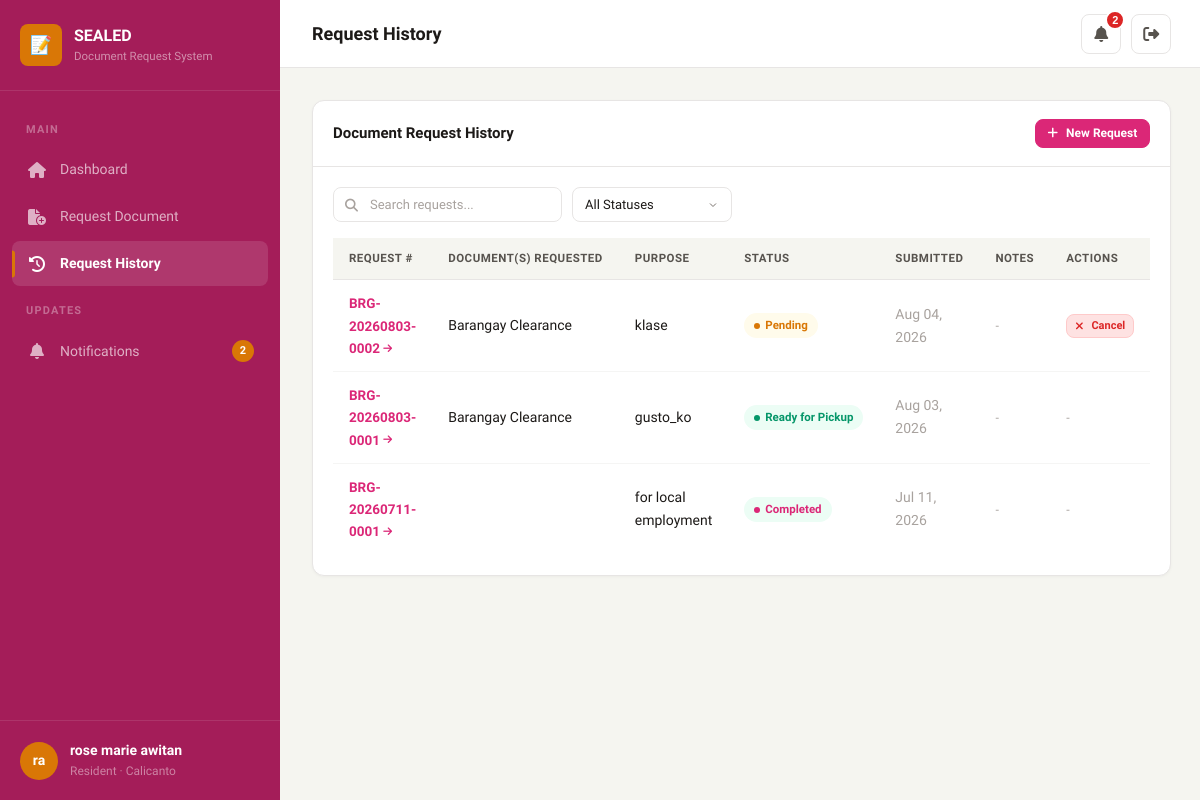
The page /resident/history/ (signed in) on the database as committed earlier.
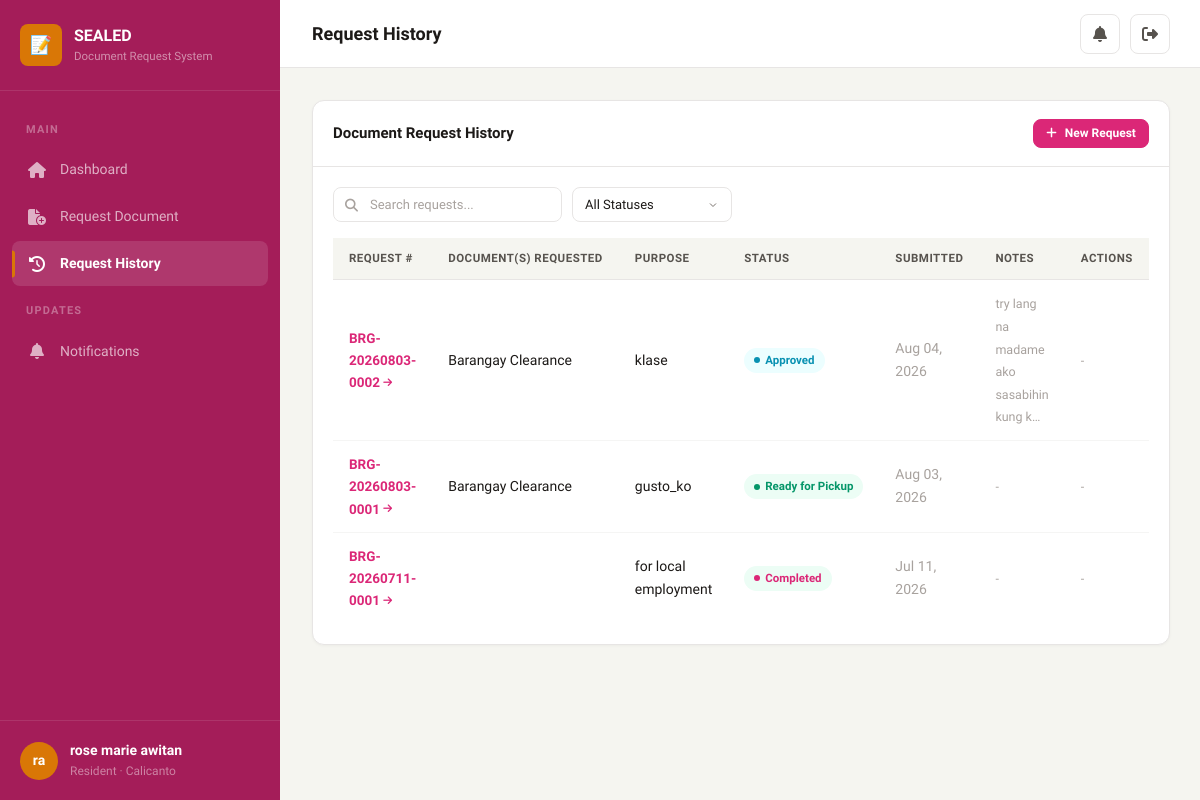
The same page on the database as committed later.
### brgy/models.py (models this page shows, shortened)
class DocumentRequest(models.Model):
    class Status(models.TextChoices):
        PENDING = 'pending', 'Pending'
        APPROVED = 'approved', 'Approved'
        READY_FOR_PICKUP = 'ready_for_pickup', 'Ready for Pickup'
        COMPLETED = 'completed', 'Completed'
        REJECTED = 'rejected', 'Rejected'
    id = models.UUIDField(primary_key=True, default=uuid.uuid4, editable=False)
    request_number = models.CharField(max_length=30, unique=True, editable=False)
    resident = models.ForeignKey(CustomUser, on_delete=models.CASCADE, related_name='requests')
    verification_code = models.CharField(max_length=20, unique=True, blank=True, null=True)
    contact_number = models.CharField(max_length=20, blank=True, null=True)
    pickup_date = models.DateField(null=True, blank=True)
    purpose = models.TextField()
    status = models.CharField(max_length=20, choices=Status.choices, default=Status.PENDING)
    staff_notes = models.TextField(blank=True)
    rejection_reason = models.TextField(blank=True)
    processed_by = models.ForeignKey(
        CustomUser, on_delete=models.SET_NULL, null=True, blank=True, related_name='processed_requests'
    )
    created_at = models.DateTimeField(auto_now_add=True)
    updated_at = models.DateTimeField(auto_now=True)
    completed_at = models.DateTimeField(null=True, blank=True)
    approved_at = models.DateTimeField(null=True, blank=True)
    ready_at = models.DateTimeField(null=True, blank=True)
    class Meta:
        ordering = ['-created_at']
    @property
    def status_color(self):
        colors = {
            'pending': 'warning',
            'approved': 'info',
            'ready_for_pickup': 'success',
            'completed': 'primary',
            'rejected': 'danger',
        }
        return colors.get(self.status, 'muted')

### brgy/views.py (the view)
# urls.py: path('resident/history/', views.request_history, name='request_history'),
@login_required
@role_required('resident')
def request_history(request):
    user = request.user
    if not user.is_verified_resident:
        return redirect('resident_dashboard')
    reqs = DocumentRequest.objects.filter(resident=user)
    status_filter = request.GET.get('status', '')
    if status_filter:
        reqs = reqs.filter(status=status_filter)
    paginator = Paginator(reqs, 10)
    page_number = request.GET.get('page', 1)
    page_obj = paginator.get_page(page_number)
    return render(request, 'brgy/resident/request_history.html', {
        'page_obj': page_obj,
        'status_filter': status_filter,
        'status_choices': DocumentRequest.Status.choices,
    })

### brgy/context_processors.py (called while the page is built)
def brgy_context(request):
    context = {}
    if request.user.is_authenticated:
        unread_count = Notification.objects.filter(user=request.user, is_read=False).count()
        recent_notifications = Notification.objects.filter(user=request.user)[:5]
        context['unread_notification_count'] = unread_count
        context['recent_notifications'] = recent_notifications
    return context

### brgy/models.py (called while the page is built)
    @property
    def is_verified_resident(self):
        return self.role == 'resident' and self.verification_status == 'approved'

    @property
    def display_name(self):
        return self.get_full_name() or self.username

### brgy/views.py (called while the page is built)
def role_required(*roles):
    def decorator(view_func):
        @wraps(view_func)
        def wrapper(request, *args, **kwargs):
            if not request.user.is_authenticated:
                return redirect('login')
            if request.user.role not in roles:
                messages.error(request, 'You do not have permission to access that page.')
                return redirect('dashboard')
            return view_func(request, *args, **kwargs)
        return wrapper
    return decorator

### brgy/templates/brgy/resident/request_history.html (shortened to what the changed rows need)
{% extends 'brgy/base.html' %}
{% block page_title %}Request History{% endblock %}
{% block content %}
<div class="card">
    <div class="card-body">
        {% if page_obj %}
        <div class="table-wrapper">
            <table class="table">
                <thead>
                    <tr>
                        <th>Request #</th>
                        <th>Document(s) Requested</th>
                        <th>Purpose</th>
                        <th>Status</th>
                        <th>Submitted</th>
                        <th>Notes</th>
                        <th>Actions</th>
                    </tr>
                </thead>
                <tbody>
                    {% for req in page_obj %}
                    <tr>
                        <td class="fw-600">
    <a href="{% url 'track_request' req.pk %}" style="color: var(--primary); text-decoration: none;">
        {{ req.request_number }}
    </a>
</td>
                        <td>
                            {% for item in req.items.all %}
                                <span class="text-sm">{{ item.document_type.name }}</span><br>
                            {% endfor %}
                        </td>
                        <td style="max-width:200px;"><span class="text-sm">{{ req.purpose|truncatechars:50 }}</span></td>
                        <td><span class="badge badge-{{ req.status_color }}">{{ req.get_status_display }}</span></td>
                        <td class="text-sm text-muted">{{ req.created_at|date:"M d, Y" }}</td>
                        <td style="max-width:150px;">
                            {% if req.staff_notes %}
                            <span class="text-xs text-muted" title="{{ req.staff_notes }}">{{ req.staff_notes|truncatechars:40 }}</span>
                            {% elif req.rejection_reason %}
                            <span class="text-xs text-danger" title="{{ req.rejection_reason }}">{{ req.rejection_reason|truncatechars:40 }}</span>
                            {% else %}
                            <span class="text-xs text-muted">-</span>
                            {% endif %}
                        </td>
                        <td>
                            {% if req.status == 'pending' %}
                                <form method="post" action="{% url 'cancel_request' req.pk %}" onsubmit="return confirm('Are you sure you want to cancel this request?');">
                                    <button type="submit" class="btn btn-xs" style="background: #fee2e2; color: #dc2626; border: 1px solid #fecaca;" title="Cancel Request">
                                        <i class="fa-solid fa-times"></i> Cancel
                                    </button>
                                </form>
                            {% else %}
                                <span class="text-xs text-muted">-</span>
                            {% endif %}
                        </td>
                    </tr>
                    {% endfor %}
                </tbody>
            </table>
        </div>
        {% else %}
        <div class="empty-state">
            <i class="fa-solid fa-folder-open"></i>
            <h4>No Requests Found</h4>
            <p>{% if status_filter %}No requests with the selected status.{% else %}You haven't made any document requests yet.{% endif %}</p>
        </div>
        {% endif %}
    </div>
</div>
{% endblock %}

### brgy/templates/brgy/base.html (shortened to what this page needs)
{% load static %}
<!DOCTYPE html>
<html lang="en">
<head>
    <link rel="stylesheet" href="https://cdnjs.cloudflare.com/ajax/libs/font-awesome/6.5.1/css/all.min.css">
    <link rel="stylesheet" href="{% static 'css/style.css' %}">
</head>
<body>
    <div class="app-layout">
        <aside class="sidebar" id="sidebar">
            <div class="sidebar-header">
                <div class="sidebar-logo">
                    <div class="sidebar-logo-icon">📝</div>
                    <div class="sidebar-logo-text">
                        SEALED
                        <small>Document Request System</small>
                    </div>
                </div>
            </div>
            <nav class="sidebar-nav">
                {% if user.role == 'resident' %}
                <div class="sidebar-section-label">Main</div>
                <a href="{% url 'resident_dashboard' %}" class="sidebar-item {% block nav_res_dashboard %}{% endblock %}">
                    <i class="fa-solid fa-house"></i> Dashboard
                </a>
                <a href="{% url 'request_document' %}" class="sidebar-item {% block nav_res_request %}{% endblock %}">
                    <i class="fa-solid fa-file-circle-plus"></i> Request Document
                </a>
                <a href="{% url 'request_history' %}" class="sidebar-item {% block nav_res_history %}{% endblock %}">
                    <i class="fa-solid fa-clock-rotate-left"></i> Request History
                </a>
                <div class="sidebar-section-label">Updates</div>
                <a href="{% url 'notifications' %}" class="sidebar-item {% block nav_res_notifications %}{% endblock %}">
                    <i class="fa-solid fa-bell"></i> Notifications
                    {% if unread_notification_count > 0 %}
                    <span class="badge-sidebar">{{ unread_notification_count }}</span>
                    {% endif %}
                </a>
                {% endif %}
            </nav>
            <div class="sidebar-footer">
                <a href="{% url 'profile' %}" class="sidebar-user">
                    <div class="sidebar-avatar">{{ user.first_name.0 }}{{ user.last_name.0 }}</div>
                    <div class="sidebar-user-info">
                        <div class="sidebar-user-name">{{ user.display_name }}</div>
                        <div class="sidebar-user-role">{{ user.get_role_display }}{% if user.barangay %} &middot; {{ user.barangay.name }}{% endif %}</div>
                    </div>
                </a>
            </div>
        </aside>
        <main class="main-content">
            <header class="topbar">
                <div class="topbar-left">
                    <h1 class="topbar-title">{% block page_title %}Dashboard{% endblock %}</h1>
                </div>
                <div class="topbar-right">
                    <div style="position:relative">
                        <button class="topbar-btn" id="notifBtn" aria-label="Notifications">
                            <i class="fa-solid fa-bell"></i>
                            {% if unread_notification_count > 0 %}
                            <span class="topbar-badge">{{ unread_notification_count }}</span>
                            {% endif %}
                        </button>
                    </div>
                    <a href="{% url 'logout' %}" class="topbar-btn" title="Logout" data-confirm="Are you sure you want to logout?">
                        <i class="fa-solid fa-right-from-bracket"></i>
                    </a>
                </div>
            </header>
            <div class="page-content">
                {% block content %}{% endblock %}
            </div>
        </main>
    </div>
</body>
</html>

Rows that differ between the two databases and show on the page:
changed DocumentRequest "klase": status "Pending" → "Approved"; staff_notes (not shown) → "try lang na madame ako sasabihin kung k…"; status "Cancel" → "-"; no longer shows "-"
Other text that changed with them:
{{ unread_notification_count }}: "2" → (not shown)
